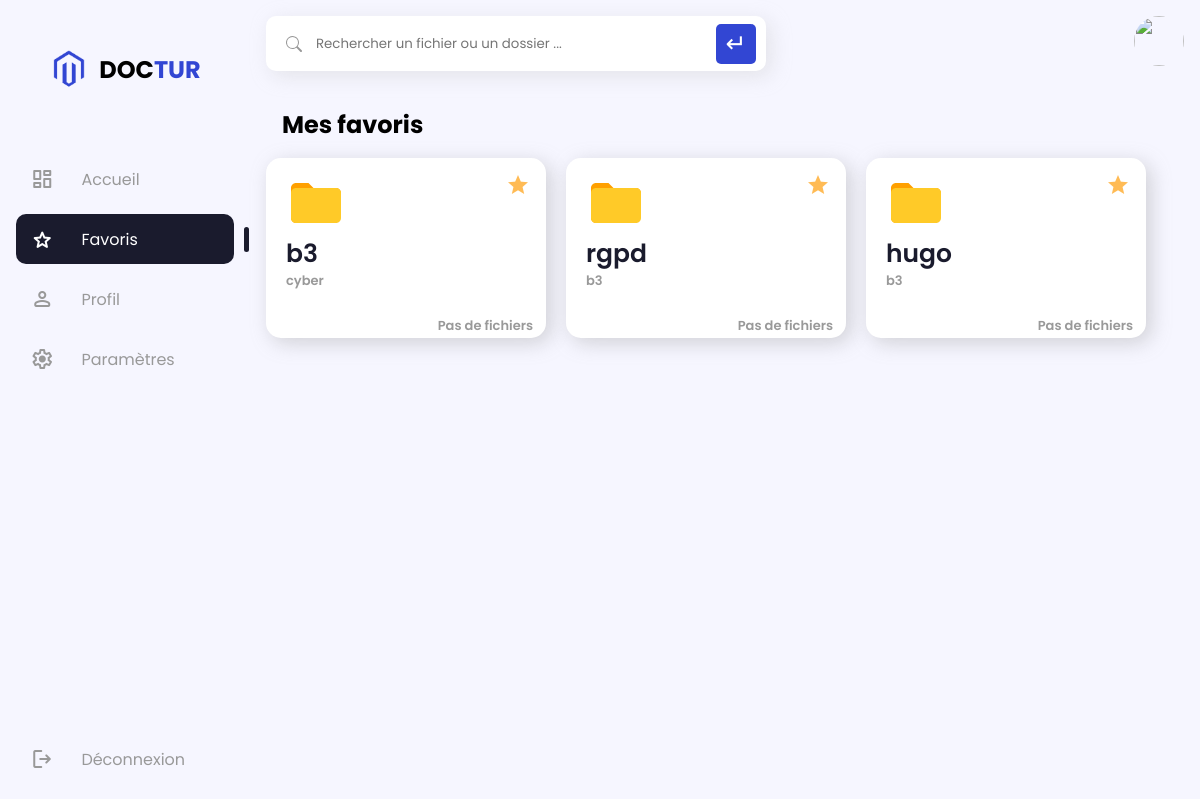
Screenshot of /pages/favoris.php (signed in) with the database file from the repository.
### tables this page shows
CREATE TABLE `dossier` (
  `idDossier` int NOT NULL AUTO_INCREMENT,
  `idUser` int DEFAULT NULL,
  `nomDossier` varchar(30) DEFAULT NULL,
  `sousNomDossier` varchar(30) DEFAULT NULL,
  `descriptionDossier` varchar(100) DEFAULT NULL,
  `nbrFichiers` int DEFAULT '0',
  `ajoutPassword` int DEFAULT '0',
  `passwordDossier` text,
  `fav` int DEFAULT NULL,
  PRIMARY KEY (`idDossier`),
  KEY `dossier_FK` (`idUser`),
  CONSTRAINT `dossier_FK` FOREIGN KEY (`idUser`) REFERENCES `utilisateurs` (`id`)
);

### pages/src/info_user.php (called while the page is built, shortened)
<?php
    switch ($_SESSION['utilisateur'][7]) {
        case 'default_avatar.jpg':
            $avatar = '../images/private/default/avatar/default_avatar.jpg';
            break;
    }
?>

### pages/favoris.php (the view, shortened to what this page needs)
<?php
    require_once('./src/info_user.php');
    $dossier_user = $DB->prepare("SELECT * FROM dossier WHERE idUser = ? and fav = 1");
    $dossier_user->execute(array($_SESSION['utilisateur'][0]));
    $dossier_user = $dossier_user->fetchAll();
?>
<!DOCTYPE html>
<html lang="fr">
<head>
    <link rel="stylesheet" href="../css/panel.css">
    <link rel="stylesheet" href="../css/sidebar.css">
</head>
<body>
    <?php
        include_once ('src/sidebar.php');
    ?>
    <section class="global">
        <header>
            <form class="search" action="recherche.php" method="get">
                <div class="div_input">
                    <input type="search" name="recherche" placeholder="Rechercher un fichier ou un dossier ..." class="barre">
                    <input type="submit" value="↵" class="btn-search">
                </div>
            </form>
            <div class="avatar">
                <a href="profil.php"><img src="<?= $avatar ?>" alt=""></a>
            </div>
        </header>
        <div class="dossiers">
            <h1 class="titre">Mes favoris</h1>
            <div class="cards">
            <?php
                if (count($dossier_user) > 0) {
                    foreach ($dossier_user as $dossier) {
                        if($dossier['nbrFichiers'] == 0) {
                            $nbrFichiers = 'Pas de fichiers';
                        } elseif($dossier['nbrFichiers'] == 1) {
                            $nbrFichiers = $dossier['nbrFichiers'] . ' fichier';
                        } else {
                            $nbrFichiers = $dossier['nbrFichiers'] . ' fichiers';
                        }
            ?>
                <a href="dossier.php?id=<?= $dossier['idDossier']?>">
                    <div class="card">
                        <h2><?= $dossier['nomDossier'] ?></h2>
                        <h5 class="prof"><?= $dossier['sousNomDossier'] ?></h5>
                        <span class="material-icons-outlined star">star</span>
                        <h5 class="count"><?= $nbrFichiers ?></h5>
                    </div>
                </a>
            <?php
                }} else {
            ?>
            <div class="card"><p>Aucun dossier favori</p></div>
            <?php }?>
            </div>
        </div>
    </section>
</body>
</html>

### css/panel.css (style rules this page uses)
* { margin: 0; padding: 0; box-sizing: border-box; }
body { margin: 0 auto; display: flex; background-color: var(--c-background); }
.global { margin: 0 auto; margin-left: 300px; display: flex; flex-direction: column; width: 100%; min-height: 100vh; padding: 1rem; }
header { width: 100%; display: flex; justify-content: space-between; gap: 20px; }
header form.search { margin: auto; display: flex; width: 100%; gap: 30px; }
header form.search .div_input { position: relative; }
header form.search .div_input .barre { width: 500px; height: 55px; background: #FFFFFF; padding: 20px; padding-left: 50px; box-shadow: 5px 5px 20px rgba(199, 199, 199, 0.4); border-radius: 10px; outline: none; border: none; }
header form.search .div_input .icon { position: absolute; top: 50%; left: 20px; transform: translateY(-50%); color: var(--c-grey); }
header form.search .div_input .btn-search { position: absolute; top: 50%; right: 10px; transform: translateY(-50%); width: 40px; height: 40px; background: var(--c-blue); cursor: pointer; transition: all 0.3s ease; border: none; outline: none; border-radius: 5px; color: white; font-size: 25px; }
.global .dossiers { margin: 20px auto 0; display: flex; flex-direction: column; width: 100%; }
.global .dossiers .titre { padding: 1rem; }
.dossiers .cards { display: flex; width: 100%; max-width: 1600px; flex-wrap: wrap; gap: 20px; }
.dossiers .cards a { color: #1A1B2D; }
.card { width: 280px; height: 180px; border-radius: 15px; background: #fff; box-shadow: 5px 5px 20px rgba(153, 153, 153, 0.4); transition: all 300ms ease-in-out; cursor: pointer; font-family: 'Poppins'; font-style: normal; position: relative; color: #1A1B2D; display: flex; }
.card svg.icon-folder { margin-top: 15px; margin-left: 20px; }
.card h2 { position: absolute; top: 77px; left: 20px; font-weight: 600; font-size: 25px; line-height: 38px; color: var(--c-dark-blue); transition: all 300ms ease-in-out; }
.card h5.prof { position: absolute; top: 115px; left: 20px; font-weight: 600; font-size: 13px; line-height: 15px; color: #999999; }
.card span.star { position: absolute; width: 30px; height: 30px; top: 15px; right: 10px; color: #FFBB55; }
.card h5.count { position: absolute; bottom: 5px; right: 13px; font-weight: 600; font-size: 13px; line-height: 15px; color: #999999; text-align: right; }

### css/initialisations.css (style rules this page uses)
* { margin: 0; padding: 0; box-sizing: border-box; text-decoration: none; list-style: none; font-family: 'Poppins', sans-serif; }
body { margin: 0 auto; display: flex; background-color: var(--c-background); position: relative; }
.global { margin: 0 auto; margin-left: 250px; display: flex; flex-direction: column; width: 100%; min-height: 100vh; padding: 1rem; }
header { width: 100%; display: flex; justify-content: space-between; gap: 20px; }
header form.search { margin: auto; display: flex; width: 100%; gap: 30px; }
header form.search .div_input { position: relative; }
header form.search .div_input .barre { width: 500px; height: 55px; background: #FFFFFF; padding: 20px; padding-left: 50px; box-shadow: 5px 5px 20px rgba(199, 199, 199, 0.4); border-radius: 10px; outline: none; border: none; }
header form.search .div_input .icon { position: absolute; top: 50%; left: 20px; transform: translateY(-50%); color: var(--c-grey); }
header form.search .div_input .btn-search { position: absolute; top: 50%; right: 10px; transform: translateY(-50%); width: 40px; height: 40px; background: var(--c-blue); cursor: pointer; transition: all 0.3s ease; border: none; outline: none; border-radius: 5px; color: white; font-size: 25px; }
header .avatar { width: 50px; height: 50px; border-radius: 50%; }
header .avatar img { width: 50px; height: 50px; border-radius: 50%; object-fit: cover; cursor: pointer; }
svg { vertical-align: middle; }
:root { --c-background: #F6F6FF; --c-white: #FFFFFF; --c-grey: #999999; --c-blue: #3246D3; --c-light-blue: #93D8FF; --c-dark-blue: #1A1B2D; --c-yellow: #ffbb55; --c-success: #008F0E; --c-warning: #ffbb55; --c-error: #CF0000; --c-linear-gradient: linear-gradient(99.48deg, #59FFB9 50.5%, #6759FF 98.6%); --c-radial-gradient: radial-gradient(50% 3796.94% at 50% 50%, #597EFF 0%, #59C3FF 87.27%); --c-box-shadow-grey: 5px 5px 20px var(--c-grey); --c-box-shadow-blue : 5px 5px 20px rgba(50,70,211, 0.4); }

### rows the page displays
dossier: nomDossier "b3", sousNomDossier "cyber", nbrFichiers "Pas de fichiers"
dossier: nomDossier "rgpd", sousNomDossier "b3", nbrFichiers "Pas de fichiers"
dossier: nomDossier "hugo", sousNomDossier "b3", nbrFichiers "Pas de fichiers"
